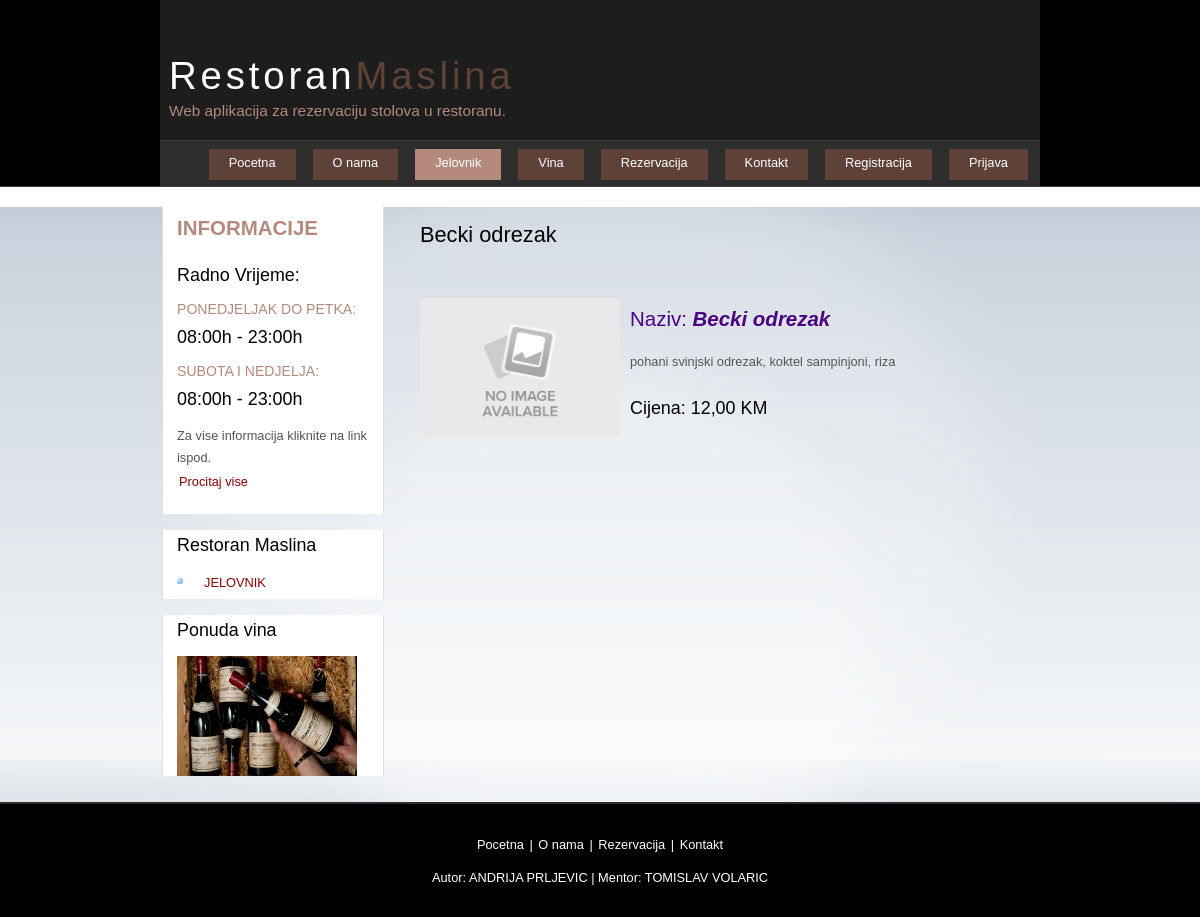
Page /detalji/5 on the committed database.
### jelovnici/models.py (models this page shows, shortened)
class Jelovnik(models.Model):
	naziv			=	models.CharField(max_length=45)
	vrsta			=	models.CharField(max_length=45)
	cijena			=	models.CharField(max_length=45, null=True, blank=True)
	sastojci		=	models.CharField(max_length=200, null=True, blank=True)
	dnevna_ponuda	=	models.BooleanField(default=False)
	image			=	models.FileField(upload_to='image/', null=True, blank=True)
	class Meta:
		verbose_name_plural = "Jelovnik"

### jelovnici/views.py (the view)
# urls.py: path('detalji/<int:post_id>', detail_view, name ='detalji'),
def detail_view(request, post_id):
	object_detalj = get_object_or_404(Jelovnik, id = post_id)
	tittle = object_detalj.naziv
	context = {
		'object_detalj': object_detalj,
		'tittle': tittle,
	}
	return render(request, 'detalji.html', context)

### templates/detalji.html (shortened to what this page needs)
{% extends "baza.html" %}
{% load static %}
{% block selected %}
	<li><a href="{% url 'home' %}">Pocetna</a></li>
	<li><a href="{% url 'o_nama' %}">O nama</a></li>
	{% if object_detalj.vrsta == "Vino" %}
	<li><a href="{% url 'jelovnik' %}">Jelovnik</a></li>
	<li class="selected"><a href="{% url 'vina' %}">Vina</a></li>
	{% else %}
	<li class="selected"><a href="{% url 'jelovnik' %}">Jelovnik</a></li>
	<li><a href="{% url 'vina' %}">Vina</a></li>
	{% endif %}
	<li><a href="{% url 'prva' %}">Rezervacija</a></li>
	<li><a href="{% url 'email' %}">Kontakt</a></li>
{% endblock %}
{% block informacije %}
	<p>Za vise informacija kliknite na link ispod.<br/><a href="{% url 'kontakt' %}">Procitaj vise</a></p>
{% endblock %}
{% block sredina %}
<div id="content">
	<h1>{{ tittle }}</h1>
	<br>
	<br>
	{% if not object_detalj.image %}
	<span class="left" ><img class="nema_slike" src="{% static 'no_image.jpg' %}" alt="image"/></span>
	{% else %}
		{% if object_detalj.vrsta == "Vino" %}
		<span class="left" ><img class="za_vina" src="{{ object_detalj.image.url }}" alt="image"/></span>
		{% else %}
		<span class="left" ><img class="za_jela" src="{{ object_detalj.image.url }}" alt="image"/></span>
		{% endif %}
	{% endif %}
	<h2 style="color: #4B0082;">Naziv: <b><i>{{ object_detalj.naziv }}</i></b></h2>
	{% if object_detalj.sastojci is None %}
	<br>
	{% else %}
	<p>{{ object_detalj.sastojci }}</p>
	{% endif %}
	<h3>Cijena: {{ object_detalj.cijena }}</h3>
</div>
{% endblock %}

### static/style.css (style rules this page uses)
a:link, a:visited { color: darkred; padding: 2px 2px; text-align: center; text-decoration: none; display: inline-block; }
img { vertical-align: middle; }
html { height: 100%; width: 100%; }
* { margin: 0; padding: 0; }
body { font: normal .80em 'trebuchet ms', arial, sans-serif; background: #FFF; color: #555; }
p { padding: 0 0 20px 0; line-height: 1.7em; }
img { border: 0; }
h1, h2, h3, h4, h5, h6 { color: #362C20; letter-spacing: 0em; padding: 0 0 5px 0; }
h1, h2, h3 { font: normal 170% 'century gothic', arial; margin: 0 0 15px 0; padding: 15px 0 5px 0; color: #000; }
h2 { font-size: 160%; padding: 9px 0 5px 0; color: #B48A7C; }
h3 { font-size: 140%; padding: 5px 0 0 0; }
a, a:hover { outline: none; text-decoration: underline; color: #B48A7C; }
ul li { list-style-type: circle; margin: 0 0 6px 0; padding: 0 0 4px 5px; line-height: 1.5em; }
.left { float: left; width: auto; margin-right: 10px; }
ul#menu li { float: left; padding: 0 0 0 9px; list-style: none; margin: 8px 4px 0 4px; }
ul#menu li a { font: normal 100% 'trebuchet ms', sans-serif; display: block; float: left; height: 20px; padding: 6px 20px 5px 20px; text-align: center; color: #FFF; text-decoration: none; background: #5E4238; }
ul#menu li.selected a { height: 20px; padding: 6px 20px 5px 11px; }
ul#menu li.selected { margin: 8px 4px 0 13px; background: #B48A7C; }
ul#menu li.selected a, ul#menu li.selected a:hover { background: #B48A7C; color: #FFF; }
#content { text-align: left; width: 620px; padding: 0 0 0 5px; float: right; }

### templates/detalji.html (style rules this page uses)
.nema_slike { max-height: 200px; max-width: 200px; }

### rows in the picture
Jelovnik: naziv "Becki odrezak", sastojci "pohani svinjski odrezak, koktel sampinjoni, riza", cijena "12,00 KM"
